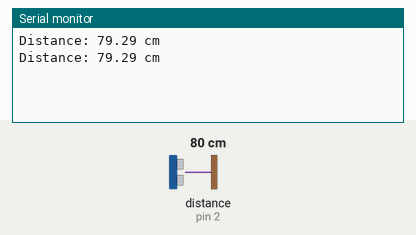
Recording of a sketch running on a simulated Arduino Uno, built with avr-gcc and run on an emulated ATmega328P. Parts: the last lines printed to the serial monitor. Inputs (shaded band) come from the test bench; at power-on: distance to the obstacle (sensor on pin 2) 80 cm. The echo pulse lasts 58.3 µs per cm.

Above: at 1.8 s.
1.9 s: distance to the obstacle (sensor on pin 2) set to 2 cm
At 2.8 s:
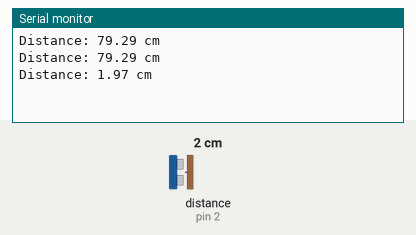
3.4 s: distance to the obstacle (sensor on pin 2) set to 4 cm
At 4.7 s:
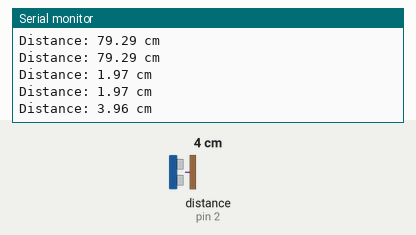
Timing chart, 0 to 6.4 s (numbered marks = the images above; inputs shaded):
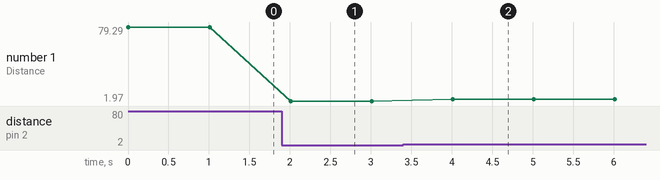

The sketch:

HCSR04.ino
```cpp
#include "HCSR04.h"

const int trigPin = 1; // HC-SR04's trigger pin is connected to board's digital pin 1
const int echoPin = 2; // HC-SR04's echo pin is connected to board's digital pin 2

HCSR04 hcsr04(trigPin, echoPin);

void setup()
{
    Serial.begin(9600);
}

void loop()
{
    float distance = hcsr04.calculate_distance();
    String distance_str = String(distance); // convert int to string
    Serial.print("Distance: " + distance_str + " cm\n");
    delay(1000);
}
```

HCSR04.cpp
```cpp
#include "HCSR04.h"
#include <Arduino.h>


HCSR04::HCSR04(int trigPin, int echoPin)
{
  pinMode(trigPin, OUTPUT); // set the trigger pin as output
  pinMode(echoPin, INPUT);  // set the echo pin as input
  _trigPin = trigPin;
  _echoPin = echoPin;
}

float HCSR04::calculate_distance()
{
  // write a pulse: when trigger pin is set to HIGH, start transmitting
  digitalWrite(_trigPin, LOW); // clear the trigger pin
  delayMicroseconds(10);
  digitalWrite(_trigPin, HIGH); //set the trigger pin to HIGH for 10 ms
  delayMicroseconds(10);
  digitalWrite(_trigPin, LOW);

  long duration = pulseIn(_echoPin, HIGH); // time elapsed for sending and receiving pulse wave
  float distance = duration * 0.034 / 2;    // calculate distance in cm

  return distance; //return distance
}
```

HCSR04.h
```cpp
class HCSR04
{
    public:
        HCSR04(int trigPin, int echoPin);
        float calculate_distance();

    private:
        int _trigPin;
        int _echoPin;
};
```

Measured:
- after the input at 1.9 s, the serial monitor: prints a new line after 0.11 s (image 1)
- after the input at 3.4 s, the serial monitor: prints a new line after 0.61 s (image 2)
- plotted number 1: 79.29 → 1.97 after the input at 1.9 s, 1.97 → 3.96 after the input at 3.4 s
